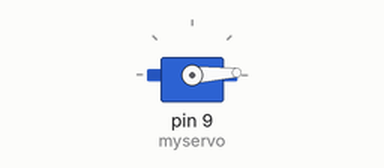
Simulated run of this sketch. Board: Arduino Uno, built with avr-gcc and run on an emulated ATmega328P. On the bench: servo.

Above: at 0.05 s.
At 2.5 s:
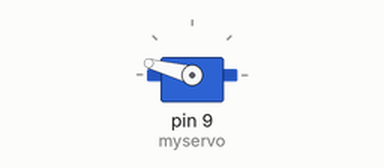
At 5.3 s:
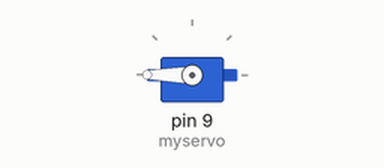
At 10.55 s:
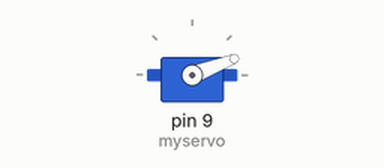
Timing chart, 0 to 14.1 s (numbered marks = the images above):
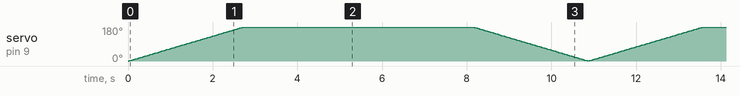

The sketch:

Servo.ino
```cpp
/*
Keyestudio smart home Kit for Arduino
Project 7
Sevro
http://www.keyestudio.com
*/
#include <Servo.h> // Servo function library
Servo myservo;
int pos = 0; // Start angle of servo
void setup ()
{
myservo.attach (9); // Define the position of the servo on D9
}
void loop ()
{
for(pos = 0; pos < 360; pos += 1)// angle from 0 to 180 degrees
{
myservo.write (pos); // The servo angle is pos
delay (15); // Delay 15ms
}
for(pos = 360; pos>=1; pos-=1) // Angle from 180 to 0 degrees
{
myservo.write (pos); // The angle of the servo is pos
delay (15); // Delay 15ms
}
}
//
```
